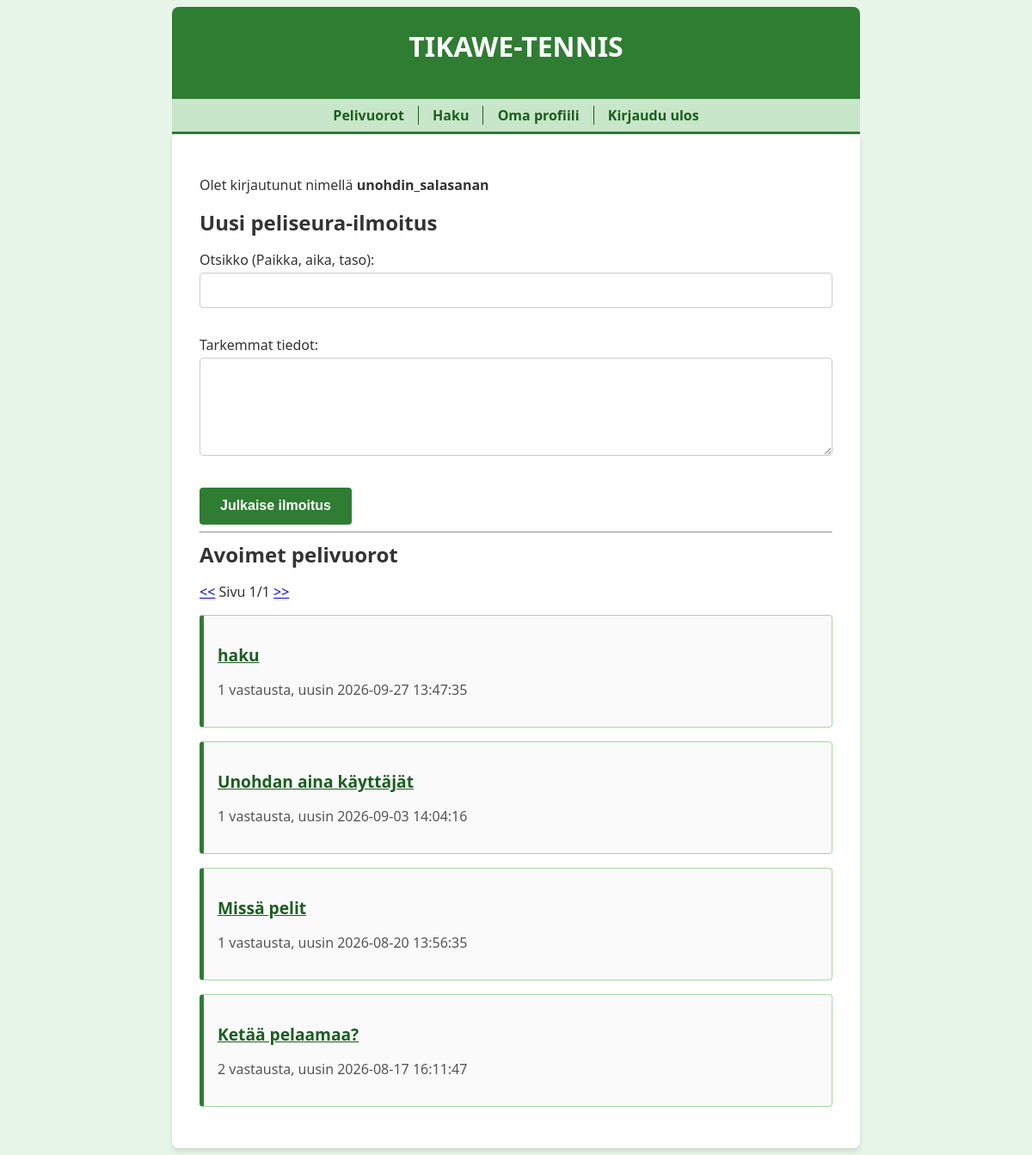
/ (signed in), run on the app's committed database.
### tables this page shows
CREATE TABLE threads (id INTEGER PRIMARY KEY, title TEXT, user_id INTEGER REFERENCES users);

### app.py (the view)
@app.route("/")
@app.route("/<int:page>")
def index(page=1):
    page_size = 10
    total_threads = forum.thread_count()
    page_count = math.ceil(total_threads / page_size)
    page_count = max(page_count, 1)
    if page < 1:
        return redirect("/1")
    if page > page_count:
        return redirect("/" + str(page_count))
    threads = forum.get_threads(page, page_size)
    return render_template("index.html", page=page, page_count=page_count, threads=threads)

### app.py (called while the page is built)
@app.before_request
def before_request():
    g.start_time = time.time()

@app.after_request
def after_request(response):
    elapsed_time = round(time.time() - g.start_time, 2)
    print("elapsed time:", elapsed_time, "s")
    return response

### db.py (called while the page is built)
def get_connection():
    con = sqlite3.connect("database.db")
    con.execute("PRAGMA foreign_keys = ON")
    con.row_factory = sqlite3.Row
    return con

def query(sql, params=[]):
    con = get_connection()
    result = con.execute(sql, params).fetchall()
    con.close()
    return result

### forum.py (called while the page is built)
def thread_count():
    sql = "SELECT COUNT(*) FROM threads"
    result = db.query(sql)
    return result[0][0] if result else 0

def get_threads(page, page_size):
    sql = """SELECT t.id, t.title, COUNT(m.id) total, MAX(m.sent_at) last
             FROM threads t, messages m
             WHERE t.id = m.thread_id AND m.status = 1
             GROUP BY t.id
             ORDER BY t.id DESC
             LIMIT ? OFFSET ?"""
    limit = page_size
    offset = page_size * (page - 1)
    return db.query(sql, [limit, offset])

### templates/index.html (shortened to what this page needs)
{% extends "layout.html" %}
{% block content %}
  {% if session.username %}
  <p>Olet kirjautunut nimellä <strong>{{ session.username }}</strong></p>
  <h2>Uusi peliseura-ilmoitus</h2>
  <form action="/new_thread" method="post">
    <p>
      <label for="title">Otsikko (Paikka, aika, taso)</label>: <br />
      <input type="text" id="title" name="title" maxlength="100" required />
    </p>
    <p>
      <label for="content">Tarkemmat tiedot</label>: <br />
      <textarea id="content" name="content" rows="5" maxlength="5000" required></textarea>
    </p>
    <input type="submit" value="Julkaise ilmoitus" />
  </form>
  {% else %}
  <p><a href="/login">Kirjaudu sisään tai luo tunnus</a> etsiäksesi peliseuraa.</p>
  {% endif %}
  <hr />
  <h2>Avoimet pelivuorot</h2>
  <p>
    <a href="/{{ page - 1 }}">&lt;&lt;</a>
    Sivu {{ page }}/{{ page_count }}
    <a href="/{{ page + 1 }}">&gt;&gt;</a>
  </p>
  {% for thread in threads %}
  <div class="thread">
    <p>
      <a href="/thread/{{ thread.id }}" style="font-size: 1.2em; font-weight: bold; color: #1b5e20;">{{ thread.title }}</a>
    </p>
    <p style="color: #555;">
      {{ thread.total }} vastausta, uusin {{ thread.last }}
    </p>
  </div>
  {% endfor %}
{% endblock %}

### static/main.css (style rules this page uses)
body { margin: auto; max-width: 50em; font-family: 'Segoe UI', Tahoma, Geneva, Verdana, sans-serif; background-color: #e8f5e9; color: #333; }
h1, h2, h3 { margin: 0 0 0.5em 0; }
.thread { border: 1px solid #a5d6a7; border-left: 5px solid #2e7d32; margin: 1em 0; padding: 1em; border-radius: 4px; background-color: #fafafa; transition: background-color 0.2s; }
input[type="text"], input[type="password"], textarea, input[type="file"] { width: 100%; padding: 0.8em; margin-top: 0.3em; margin-bottom: 1.2em; border: 1px solid #ccc; border-radius: 4px; box-sizing: border-box; font-family: inherit; }
input[type="submit"], button { background-color: #2e7d32; color: white; padding: 0.8em 1.5em; border: none; border-radius: 4px; cursor: pointer; font-weight: bold; font-size: 1em; }

### data on the page
threads: title "haku", total "1", last "2026-09-27 13:47:35"
threads: title "Unohdan aina käyttäjät", total "1", last "2026-09-03 14:04:16"
threads: title "Missä pelit", total "1", last "2026-08-20 13:56:35"
threads: title "Ketää pelaamaa?", total "2", last "2026-08-17 16:11:47"

### other printed values
{{ session.username }} "unohdin_salasanan"
{{ page }} "1"
{{ page_count }} "1"
